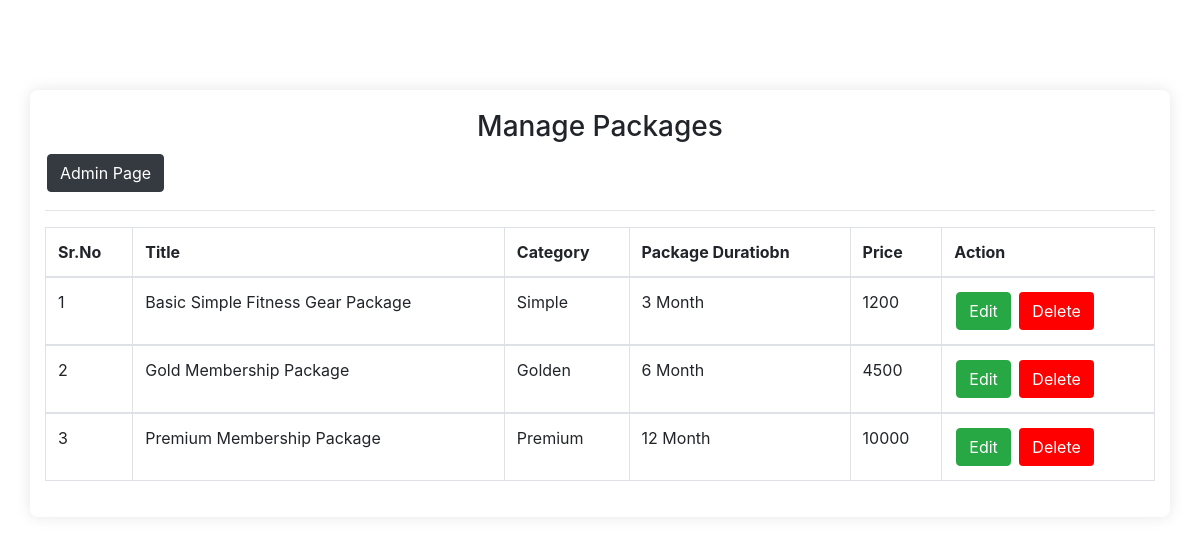
Page /adminpage/manage-post.php (signed in) on the committed database.
### tables this page shows
CREATE TABLE `tbladdpackage` (
  `id` int(11) NOT NULL,
  `category` varchar(45) DEFAULT NULL,
  `titlename` varchar(450) DEFAULT NULL,
  `month` varchar(45) DEFAULT NULL,
  `Price` varchar(45) DEFAULT NULL,
  `Description` varchar(450) DEFAULT NULL
);

### adminpage/manage-post.php (the view, shortened to what this page needs)
<?php
if(!isset($_SESSION["uname"])){
  header("location:sign.php");
} else {
?>
  <!DOCTYPE html>
  <html lang="en">
  <head>
    <link rel="stylesheet" href="https://cdn.jsdelivr.net/npm/bootstrap-icons@1.10.5/font/bootstrap-icons.css">
    <link href="https://cdn.jsdelivr.net/npm/remixicon@2.2.0/fonts/remixicon.css" rel="stylesheet">
    <link rel="stylesheet" href="libs/bower/font-awesome/css/font-awesome.min.css">
    <link rel="stylesheet" href="libs/bower/material-design-iconic-font/dist/css/material-design-iconic-font.css">
    <link rel="stylesheet" href="https://cdnjs.cloudflare.com/ajax/libs/font-awesome/6.4.2/css/all.min.css" />
    <link rel="stylesheet" href="styl.css">
    <link rel="stylesheet" href="../css/bootstrap.min.css">
  </head>
  <body>
    <main>
      <div class="container">
        <div class="table1">
          <center>
            <h3>Manage Packages</h3>
          </center>
          <button onclick="window.location.href='dashboard.php';" class="btn btn-dark ">Admin Page</button>
          <hr />
          <table class="table table-hover table-bordered" id="sampleTable">
            <thead>
              <tr>
                <th>Sr.No</th>
                <th>Title</th>
                <th>Category</th>
                <th>Package Duratiobn</th>
                <th>Price</th>
                <th>Action</th>
              </tr>
            </thead>
            <?php
            include "connection.php";
            $sql = "SELECT * FROM tbladdpackage";
            $results = mysqli_query($conn, $sql);
            $cnt = 1; {
              foreach ($results as $result) {
            ?>
                <tbody>
                  <tr>
                    <td><?php echo ($cnt); ?></td>
                    <td><?php echo $result['titlename']; ?></td>
                    <td><?php echo $result['category']; ?></td>
                    <td><?php echo $result['month']; ?></td>
                    <td><?php echo $result['Price']; ?></td>
                    <td>
                      <a href="edit-post.php?pid=<?php echo $result['id']; ?>"><span class="btn btn-success">Edit</span>
                      <a href="delete.php?pid=<?php echo $result['id'];?>"><span class="btn" style="background-color:red;">Delete</span>
                    </td>
                  </tr>
                </tbody>
            <?php $cnt = $cnt + 1;
              }
            } ?>
          </table>
        </div>
      </div>
    </main>
  </body>
  </html>
<?php } ?>

### adminpage/styl.css (style rules this page uses)
.container { width: 80%; margin: 40px auto; background-color: #ffffff; padding: 20px; box-shadow: 0 0 15px rgba(0, 0, 0, 0.1); border-radius: 8px; margin-top: 90px; margin-left: 200px; }
.table1 { width: 100%; }
.btn { padding: 6px 12px; margin: 2px; color: white; background-color: #5cb85c; border: none; border-radius: 4px; cursor: pointer; }
a { text-decoration: none; }

### rows in the picture
tbladdpackage: titlename "Basic Simple Fitness Gear Package", category "Simple", month "3 Month", Price "1200"
tbladdpackage: titlename "Gold Membership Package", category "Golden", month "6 Month", Price "4500"
tbladdpackage: titlename "Premium Membership Package", category "Premium", month "12 Month", Price "10000"
